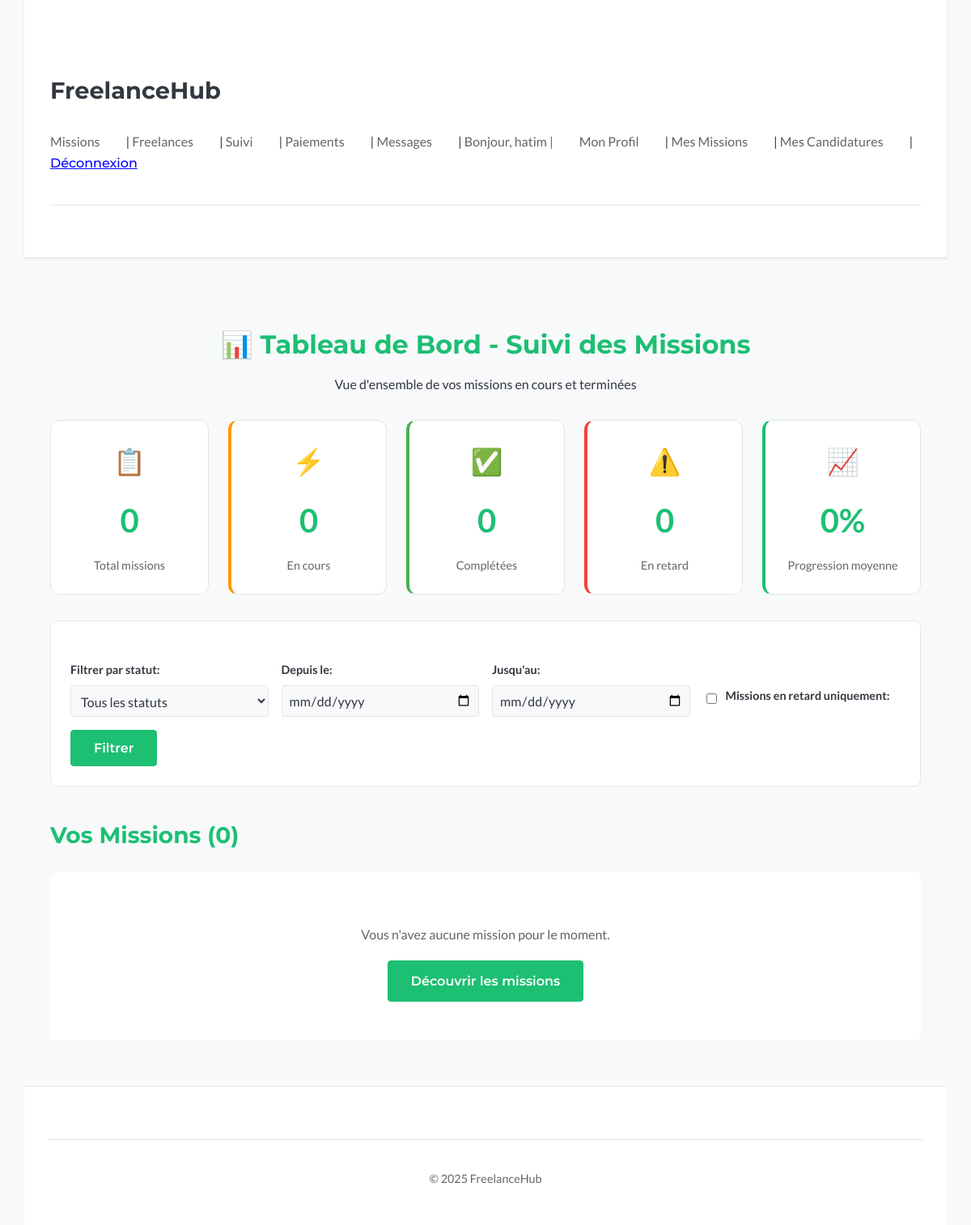
The page /missions/tracking/ (signed in) on the database as committed earlier.
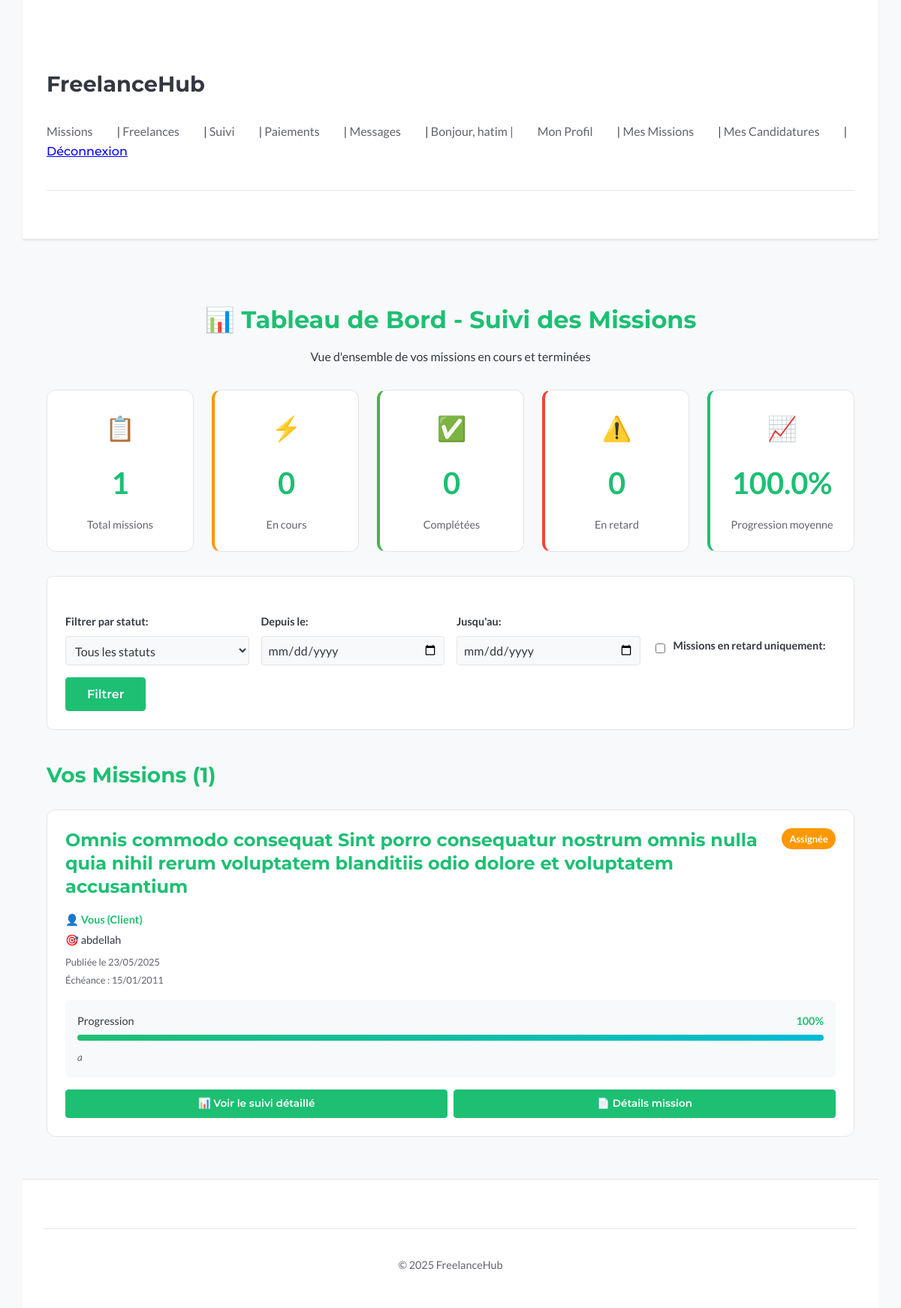
The same page on the database as committed later.
### missions/models.py (models this page shows, shortened)
class Mission(models.Model):
    client = models.ForeignKey(
        settings.AUTH_USER_MODEL,
        on_delete=models.CASCADE,  # Si le client est supprimé, ses missions aussi
        related_name="missions_publiees",
        verbose_name="Client",
    )
    titre = models.CharField(max_length=255, verbose_name="Titre de la mission")
    description = models.TextField(verbose_name="Description détaillée")
    competences_requises = models.TextField(
        blank=True, null=True, verbose_name="Compétences requises"
    )  # Ou ManyToMany vers un modèle Skill
    budget_propose = models.DecimalField(
        max_digits=10,
        decimal_places=2,
        blank=True,
        null=True,
        verbose_name="Budget proposé (€)",
    )
    duree_estimee = models.CharField(
        max_length=100, blank=True, null=True, verbose_name="Durée estimée"
    )  # Ex: "2 semaines", "1 mois"
    date_publication = models.DateTimeField(
        auto_now_add=True, verbose_name="Date de publication"
    )  # Se met automatiquement à la création
    date_limite_candidature = models.DateField(
        blank=True, null=True, verbose_name="Date limite pour postuler"
    )
    date_debut_souhaitee = models.DateField(
        blank=True, null=True, verbose_name="Date de début souhaitée"
    )
    date_fin_souhaitee = models.DateField(
        blank=True, null=True, verbose_name="Date de fin souhaitée"
    )
    statut = models.CharField(
        max_length=20,
        choices=MissionStatus.choices,
        default=MissionStatus.OPEN,
        verbose_name="Statut",
    )
    freelance_assigne = models.ForeignKey(
        settings.AUTH_USER_MODEL,
        on_delete=models.SET_NULL,  # Si le freelance est supprimé, la mission n'est plus assignée mais existe toujours
        related_name="missions_assignees",
        blank=True,  # Non obligatoire (au début, pas de freelance assigné)
        null=True,  # Peut être vide en BDD
        verbose_name="Freelance Assigné",
    )
    class Meta:
        verbose_name = "Mission"
        verbose_name_plural = "Missions"
        ordering = [
            "-date_publication"
        ]  # Ordonner par défaut les missions de la plus récente à la plus ancienne

class MissionProgress(models.Model):
    mission = models.OneToOneField(
        Mission,
        on_delete=models.CASCADE,
        related_name="progress",
        verbose_name="Mission",
    )
    pourcentage_completion = models.PositiveIntegerField(
        default=0,
        validators=[MinValueValidator(0), MaxValueValidator(100)],
        verbose_name="Pourcentage de completion (%)",
    )
    derniere_mise_a_jour = models.DateTimeField(
        auto_now=True, verbose_name="Dernière mise à jour"
    )
    mise_a_jour_par = models.ForeignKey(
        settings.AUTH_USER_MODEL,
        on_delete=models.SET_NULL,
        null=True,
        verbose_name="Mis à jour par",
    )
    description_avancement = models.TextField(
        blank=True, null=True, verbose_name="Description de l'avancement"
    )
    class Meta:
        verbose_name = "Progression de mission"
        verbose_name_plural = "Progressions de mission"

### missions/views.py (the view, shortened to what this page needs)
# urls.py: path('tracking/', views.mission_tracking_dashboard, name='tracking_dashboard'),
@login_required
def mission_tracking_dashboard(request):
    user = request.user
    form = MissionTrackingFilterForm(request.GET or None)
    missions_queryset = (
        Mission.objects.filter(Q(client=user) | Q(freelance_assigne=user))
        .select_related("client", "freelance_assigne")
        .prefetch_related("progress", "milestones", "status_updates")
    )
    missions = missions_queryset.order_by("-date_publication")
    for mission in missions:
        mission.completed_count = mission.milestones.filter(est_complete=True).count()
    stats = {
        "total_missions": missions.count(),
        "missions_en_cours": missions.filter(statut="IN_PROGRESS").count(),
        "missions_completees": missions.filter(statut="COMPLETED").count(),
        "missions_en_retard": missions.filter(
            milestones__date_prevue__lt=timezone.now().date(),
            milestones__est_complete=False,
        )
        .distinct()
        .count(),
    }
    avg_progress = (
        missions.filter(progress__isnull=False).aggregate(
            avg=Avg("progress__pourcentage_completion")
        )["avg"]
        or 0
    )
    context = {
        "missions": missions,
        "filter_form": form,
        "stats": stats,
        "avg_progress": round(avg_progress, 1),
    }
    return render(request, "missions/tracking_dashboard.html", context)

### missions/forms.py
class MissionTrackingFilterForm(forms.Form):
    STATUT_CHOICES = [('', 'Tous les statuts')] + list(MissionStatus.choices)
    statut = forms.ChoiceField(
        choices=STATUT_CHOICES,
        required=False,
        label="Filtrer par statut"
    )
    date_debut = forms.DateField(
        widget=forms.DateInput(attrs={'type': 'date'}),
        required=False,
        label="Depuis le"
    )
    date_fin = forms.DateField(
        widget=forms.DateInput(attrs={'type': 'date'}),
        required=False,
        label="Jusqu'au"
    )
    retard_uniquement = forms.BooleanField(
        required=False,
        label="Missions en retard uniquement"
    )

### missions/templates/missions/tracking_dashboard.html (shortened to what the changed rows need)
{% extends "base.html" %}
{% block content %}
  <div class="dashboard-container">
    <div class="dashboard-header">
      <h2>📊 Tableau de Bord - Suivi des Missions</h2>
    </div>
    <div class="stats-grid">
      <div class="stat-card">
        <div class="stat-icon">📋</div>
        <div class="stat-number">{{ stats.total_missions }}</div>
        <div class="stat-label">Total missions</div>
      </div>
      <div class="stat-card progress">
        <div class="stat-icon">📈</div>
        <div class="stat-number">{{ avg_progress }}%</div>
        <div class="stat-label">Progression moyenne</div>
      </div>
    </div>
    <div class="missions-section">
      <h3>Vos Missions ({{ missions.count }})</h3>
      {% if missions %}
        <div class="missions-grid">
          {% for mission in missions %}
            <div class="mission-card">
              <div class="mission-header">
                <h4>
                  <a href="{% url 'missions:tracking_detail' mission.pk %}">{{ mission.titre }}</a>
                </h4>
                <span class="mission-status status-{{ mission.statut|lower }}">
                  {{ mission.get_statut_display }}
                </span>
              </div>
              <div class="mission-info">
                <div class="mission-participants">
                  {% if mission.client == user %}
                    <span class="role">👤 Vous (Client)</span>
                    {% if mission.freelance_assigne %}
                      <span class="freelance">🎯 {{ mission.freelance_assigne.username }}</span>
                    {% endif %}
                  {% else %}
                    <span class="role">🎯 Vous (Freelance)</span>
                    <span class="client">👤 {{ mission.client.username }}</span>
                  {% endif %}
                </div>
                <div class="mission-dates">
                  <small>Publiée le {{ mission.date_publication|date:"d/m/Y" }}</small>
                  {% if mission.date_fin_souhaitee %}
                    <small>Échéance : {{ mission.date_fin_souhaitee|date:"d/m/Y" }}</small>
                  {% endif %}
                </div>
              </div>
              {% if mission.progress %}
                <div class="progress-section">
                  <div class="progress-label">
                    <span>Progression</span>
                    <span class="progress-percent">{{ mission.progress.pourcentage_completion }}%</span>
                  </div>
                  <div class="progress-bar">
                    <div class="progress-fill" style="width: {{ mission.progress.pourcentage_completion }}%"></div>
                  </div>
                  {% if mission.progress.description_avancement %}
                    <small class="progress-description">{{ mission.progress.description_avancement|truncatewords:10 }}</small>
                  {% endif %}
                </div>
              {% endif %}
              <div class="mission-actions">
                <a href="{% url 'missions:tracking_detail' mission.pk %}" class="button button-secondary">
                  📊 Voir le suivi détaillé
                </a>
                <a href="{% url 'missions:detail' mission.pk %}" class="button button-secondary">
                  📄 Détails mission
                </a>
              </div>
            </div>
          {% endfor %}
        </div>
      {% else %}
        <div class="no-missions">
          <p>{% if request.GET %}Aucune mission ne correspond aux critères sélectionnés.{% else %}Vous n'avez aucune mission pour le moment.{% endif %}</p>
          <a href="{% url 'missions:list' %}" class="button">Découvrir les missions</a>
        </div>
      {% endif %}
    </div>
  </div>
{% endblock %}

Rows that differ between the two databases and show on the page:
added Mission: titre "Omnis commodo consequat Sint porro consequatur nostrum omnis nulla quia nihil rerum voluptatem blanditiis odio dolore et voluptatem accusantium", statut "Assignée", freelance_assigne.username "abdellah", date_publication "23/05/2025", date_fin_souhaitee "15/01/2011", progress.pourcentage_completion "100", progress.description_avancement "a"
Other text that changed with them:
{{ stats.total_missions }}: "0" → "1"
{{ avg_progress }}: "0" → "100.0"
{{ missions.count }}: "0" → "1"
text no longer shown: "Vous n'avez aucune mission pour le moment. Découvrir les missions"
